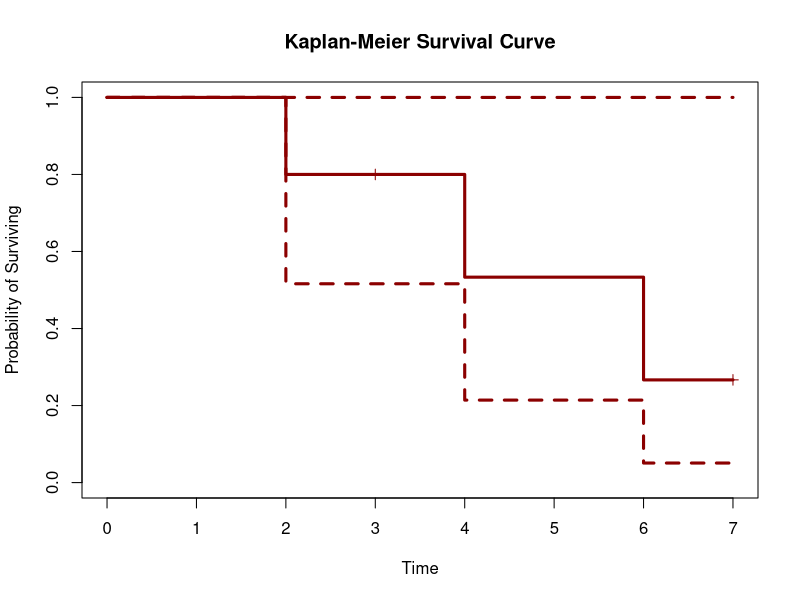
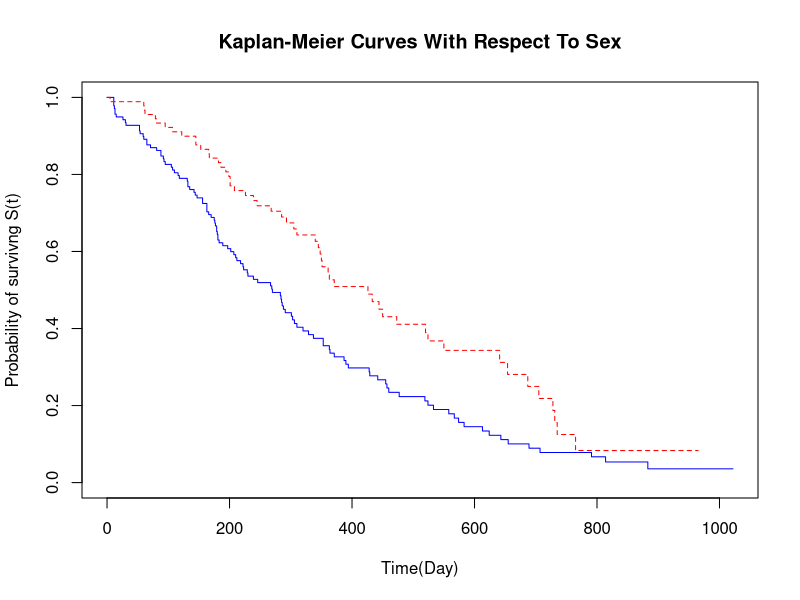

Here is the R script that generated these plots, in order:
library(survival)
subject <- c(1, 2, 3, 4, 5)
time <- c(2, 3, 4, 6, 7)
status <- c(1, 0, 1, 1, 0)

df <- data.frame(subject, time, status)

surv_obj <- Surv(time = df$time, event = df$status)
print(surv_obj)

#Fit Kaplan-Meier model
km_fit <- survfit(surv_obj ~ 1)
summary(km_fit)


#Survival Curve
plot(km_fit, 
     main = "Kaplan-Meier Survival Curve", 
     xlab = "Time", 
     ylab = "Probability of Surviving",
     col = "darkred", 
     lwd = 3,
     mark.time = TRUE)


#Using lung dataset
head(lung)

#Fit kaplan-meier
km_fit_sex <- survfit(Surv(time, status) ~ sex, data = lung)

#Curves
plot(km_fit_sex, 
     col = c("blue", "red"),  
     lty = 1:2,                     
     main = "Kaplan-Meier Curves With Respect To Sex",
     xlab = "Time(Day)",
     ylab = "Probability of survivng S(t)")

#Cox model with sex and age
cox_model <- coxph(Surv(time, status) ~ sex + age, data = lung)
summary(cox_model)
